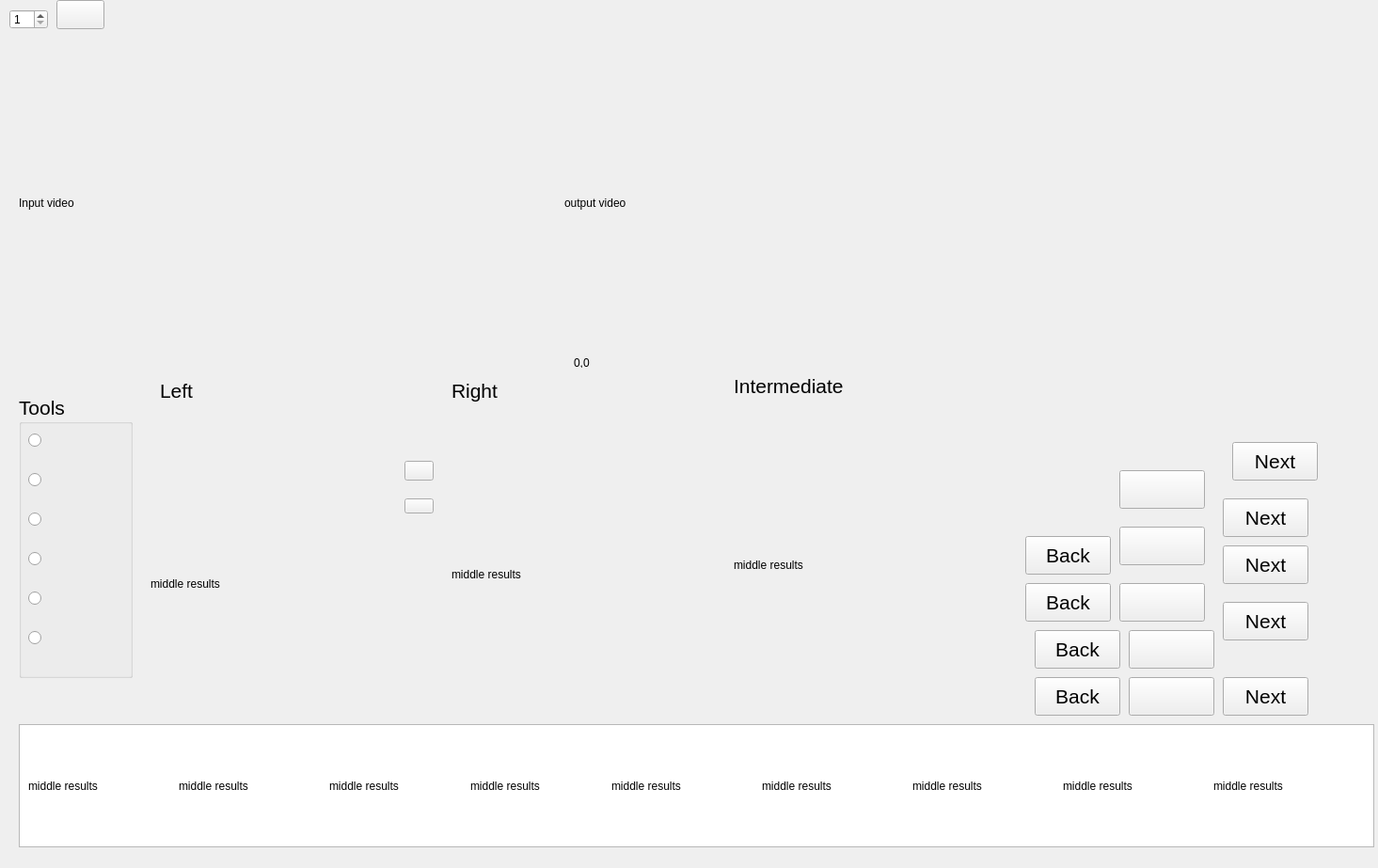
<?xml version="1.0" encoding="UTF-8"?>
<ui version="4.0">
 <class>StopMotionCom</class>
 <widget class="QWidget" name="StopMotionCom">
  <property name="geometry">
   <rect>
    <x>0</x>
    <y>0</y>
    <width>1465</width>
    <height>923</height>
   </rect>
  </property>
  <property name="windowTitle">
   <string>Form</string>
  </property>
  <widget class="ImageLabel" name="CLeftWin">
   <property name="geometry">
    <rect>
     <x>20</x>
     <y>50</y>
     <width>551</width>
     <height>331</height>
    </rect>
   </property>
   <property name="text">
    <string>Input video</string>
   </property>
  </widget>
  <widget class="ImageLabel" name="CRightWin">
   <property name="geometry">
    <rect>
     <x>600</x>
     <y>50</y>
     <width>551</width>
     <height>331</height>
    </rect>
   </property>
   <property name="cursor">
    <cursorShape>ArrowCursor</cursorShape>
   </property>
   <property name="text">
    <string>output video</string>
   </property>
  </widget>
  <widget class="QLabel" name="CcoorMouse">
   <property name="geometry">
    <rect>
     <x>610</x>
     <y>380</y>
     <width>231</width>
     <height>11</height>
    </rect>
   </property>
   <property name="text">
    <string>0,0</string>
   </property>
  </widget>
  <widget class="ImageLabel" name="CmiddleResults">
   <property name="geometry">
    <rect>
     <x>160</x>
     <y>480</y>
     <width>261</width>
     <height>281</height>
    </rect>
   </property>
   <property name="cursor">
    <cursorShape>CrossCursor</cursorShape>
   </property>
   <property name="text">
    <string>middle results</string>
   </property>
  </widget>
  <widget class="ImageLabel" name="CmiddleResultsB">
   <property name="geometry">
    <rect>
     <x>480</x>
     <y>470</y>
     <width>261</width>
     <height>281</height>
    </rect>
   </property>
   <property name="cursor">
    <cursorShape>CrossCursor</cursorShape>
   </property>
   <property name="text">
    <string>middle results</string>
   </property>
  </widget>
  <widget class="QSpinBox" name="CpairIndex">
   <property name="geometry">
    <rect>
     <x>10</x>
     <y>10</y>
     <width>41</width>
     <height>21</height>
    </rect>
   </property>
   <property name="minimum">
    <number>1</number>
   </property>
  </widget>
  <widget class="QGroupBox" name="groupBox_3">
   <property name="geometry">
    <rect>
     <x>20</x>
     <y>420</y>
     <width>121</width>
     <height>301</height>
    </rect>
   </property>
   <property name="font">
    <font>
     <pointsize>16</pointsize>
    </font>
   </property>
   <property name="title">
    <string>Tools</string>
   </property>
   <widget class="QWidget" name="layoutWidget">
    <property name="geometry">
     <rect>
      <x>10</x>
      <y>20</y>
      <width>193</width>
      <height>271</height>
     </rect>
    </property>
    <layout class="QVBoxLayout" name="verticalLayout">
     <item>
      <widget class="QRadioButton" name="CselectROI">
       <property name="toolTip">
        <string>&lt;html&gt;&lt;head/&gt;&lt;body&gt;&lt;p&gt;ROI selection&lt;/p&gt;&lt;/body&gt;&lt;/html&gt;</string>
       </property>
       <property name="text">
        <string/>
       </property>
       <property name="icon">
        <iconset>
         <normaloff>Resources/ROI.jpg</normaloff>Resources/ROI.jpg</iconset>
       </property>
       <property name="iconSize">
        <size>
         <width>160</width>
         <height>20</height>
        </size>
       </property>
      </widget>
     </item>
     <item>
      <widget class="QRadioButton" name="CgloPick">
       <property name="toolTip">
        <string>&lt;html&gt;&lt;head/&gt;&lt;body&gt;&lt;p&gt;Add Global Pts&lt;/p&gt;&lt;/body&gt;&lt;/html&gt;</string>
       </property>
       <property name="text">
        <string/>
       </property>
       <property name="icon">
        <iconset>
         <normaloff>Resources/gloClick.png</normaloff>Resources/gloClick.png</iconset>
       </property>
      </widget>
     </item>
     <item>
      <widget class="QRadioButton" name="CselectBackG">
       <property name="toolTip">
        <string>&lt;html&gt;&lt;head/&gt;&lt;body&gt;&lt;p&gt;Draw Masks&lt;/p&gt;&lt;/body&gt;&lt;/html&gt;</string>
       </property>
       <property name="text">
        <string/>
       </property>
       <property name="icon">
        <iconset>
         <normaloff>Resources/brush2.png</normaloff>Resources/brush2.png</iconset>
       </property>
       <property name="iconSize">
        <size>
         <width>133</width>
         <height>20</height>
        </size>
       </property>
      </widget>
     </item>
     <item>
      <widget class="QRadioButton" name="CaddMatching">
       <property name="toolTip">
        <string>&lt;html&gt;&lt;head/&gt;&lt;body&gt;&lt;p&gt;Add Lines&lt;/p&gt;&lt;/body&gt;&lt;/html&gt;</string>
       </property>
       <property name="text">
        <string/>
       </property>
       <property name="icon">
        <iconset>
         <normaloff>Resources/plusMat.png</normaloff>Resources/plusMat.png</iconset>
       </property>
       <property name="iconSize">
        <size>
         <width>79</width>
         <height>20</height>
        </size>
       </property>
      </widget>
     </item>
     <item>
      <widget class="QRadioButton" name="CBackGroundBrush">
       <property name="toolTip">
        <string>&lt;html&gt;&lt;head/&gt;&lt;body&gt;&lt;p&gt;Draw Masks&lt;/p&gt;&lt;/body&gt;&lt;/html&gt;</string>
       </property>
       <property name="text">
        <string/>
       </property>
       <property name="icon">
        <iconset>
         <normaloff>Resources/brush2.png</normaloff>Resources/brush2.png</iconset>
       </property>
       <property name="iconSize">
        <size>
         <width>133</width>
         <height>20</height>
        </size>
       </property>
      </widget>
     </item>
     <item>
      <widget class="QRadioButton" name="CImgTranslation">
       <property name="toolTip">
        <string>&lt;html&gt;&lt;head/&gt;&lt;body&gt;&lt;p&gt;Translation&lt;/p&gt;&lt;/body&gt;&lt;/html&gt;</string>
       </property>
       <property name="text">
        <string/>
       </property>
       <property name="icon">
        <iconset>
         <normaloff>Resources/translation.png</normaloff>Resources/translation.png</iconset>
       </property>
       <property name="iconSize">
        <size>
         <width>79</width>
         <height>20</height>
        </size>
       </property>
      </widget>
     </item>
    </layout>
   </widget>
  </widget>
  <widget class="ImageLabel" name="CmiddleResultsC">
   <property name="geometry">
    <rect>
     <x>780</x>
     <y>460</y>
     <width>261</width>
     <height>281</height>
    </rect>
   </property>
   <property name="text">
    <string>middle results</string>
   </property>
  </widget>
  <widget class="QPushButton" name="CStrokeUndo">
   <property name="geometry">
    <rect>
     <x>1200</x>
     <y>670</y>
     <width>91</width>
     <height>41</height>
    </rect>
   </property>
   <property name="toolTip">
    <string>&lt;html&gt;&lt;head/&gt;&lt;body&gt;&lt;p&gt;Undo Masks&lt;/p&gt;&lt;/body&gt;&lt;/html&gt;</string>
   </property>
   <property name="text">
    <string/>
   </property>
   <property name="icon">
    <iconset>
     <normaloff>Resources/undo16.png</normaloff>Resources/undo16.png</iconset>
   </property>
   <property name="iconSize">
    <size>
     <width>100</width>
     <height>54</height>
    </size>
   </property>
  </widget>
  <widget class="QListWidget" name="ClistWidget">
   <property name="geometry">
    <rect>
     <x>20</x>
     <y>770</y>
     <width>1441</width>
     <height>131</height>
    </rect>
   </property>
  </widget>
  <widget class="QLabel" name="CMatchingSizeL">
   <property name="geometry">
    <rect>
     <x>670</x>
     <y>390</y>
     <width>181</width>
     <height>21</height>
    </rect>
   </property>
   <property name="font">
    <font>
     <pointsize>10</pointsize>
    </font>
   </property>
   <property name="text">
    <string/>
   </property>
  </widget>
  <widget class="QLabel" name="CMatchingSizeR">
   <property name="geometry">
    <rect>
     <x>990</x>
     <y>390</y>
     <width>151</width>
     <height>21</height>
    </rect>
   </property>
   <property name="font">
    <font>
     <pointsize>10</pointsize>
    </font>
   </property>
   <property name="text">
    <string/>
   </property>
  </widget>
  <widget class="QPushButton" name="CLArrow">
   <property name="geometry">
    <rect>
     <x>430</x>
     <y>490</y>
     <width>31</width>
     <height>21</height>
    </rect>
   </property>
   <property name="text">
    <string/>
   </property>
   <property name="icon">
    <iconset>
     <normaloff>Resources/RArrow.png</normaloff>Resources/RArrow.png</iconset>
   </property>
   <property name="iconSize">
    <size>
     <width>50</width>
     <height>16</height>
    </size>
   </property>
  </widget>
  <widget class="QPushButton" name="CRArrow">
   <property name="geometry">
    <rect>
     <x>430</x>
     <y>530</y>
     <width>31</width>
     <height>16</height>
    </rect>
   </property>
   <property name="text">
    <string/>
   </property>
   <property name="icon">
    <iconset>
     <normaloff>Resources/LArrow.jpg</normaloff>Resources/LArrow.jpg</iconset>
   </property>
   <property name="iconSize">
    <size>
     <width>50</width>
     <height>16</height>
    </size>
   </property>
  </widget>
  <widget class="QPushButton" name="CCombineOperation">
   <property name="geometry">
    <rect>
     <x>60</x>
     <y>0</y>
     <width>51</width>
     <height>31</height>
    </rect>
   </property>
   <property name="toolTip">
    <string>&lt;html&gt;&lt;head/&gt;&lt;body&gt;&lt;p&gt;Show Images&lt;/p&gt;&lt;/body&gt;&lt;/html&gt;</string>
   </property>
   <property name="text">
    <string/>
   </property>
   <property name="icon">
    <iconset>
     <normaloff>Resources/visible.png</normaloff>Resources/visible.png</iconset>
   </property>
   <property name="iconSize">
    <size>
     <width>100</width>
     <height>50</height>
    </size>
   </property>
  </widget>
  <widget class="QPushButton" name="CimageNextOperationGlob">
   <property name="geometry">
    <rect>
     <x>1300</x>
     <y>720</y>
     <width>91</width>
     <height>41</height>
    </rect>
   </property>
   <property name="font">
    <font>
     <pointsize>16</pointsize>
    </font>
   </property>
   <property name="toolTip">
    <string>&lt;html&gt;&lt;head/&gt;&lt;body&gt;&lt;p&gt;4GlobalMatching&lt;/p&gt;&lt;/body&gt;&lt;/html&gt;</string>
   </property>
   <property name="text">
    <string>Next</string>
   </property>
  </widget>
  <widget class="QPushButton" name="CRectSelectUndo">
   <property name="geometry">
    <rect>
     <x>1200</x>
     <y>720</y>
     <width>91</width>
     <height>41</height>
    </rect>
   </property>
   <property name="toolTip">
    <string>&lt;html&gt;&lt;head/&gt;&lt;body&gt;&lt;p&gt;Undo Rect Select&lt;/p&gt;&lt;/body&gt;&lt;/html&gt;</string>
   </property>
   <property name="text">
    <string/>
   </property>
   <property name="icon">
    <iconset>
     <normaloff>Resources/undo16.png</normaloff>Resources/undo16.png</iconset>
   </property>
   <property name="iconSize">
    <size>
     <width>100</width>
     <height>54</height>
    </size>
   </property>
  </widget>
  <widget class="QLabel" name="CsubWinLeft">
   <property name="geometry">
    <rect>
     <x>170</x>
     <y>400</y>
     <width>51</width>
     <height>31</height>
    </rect>
   </property>
   <property name="font">
    <font>
     <pointsize>16</pointsize>
    </font>
   </property>
   <property name="text">
    <string>Left</string>
   </property>
  </widget>
  <widget class="QLabel" name="CsubWinRight">
   <property name="geometry">
    <rect>
     <x>480</x>
     <y>400</y>
     <width>61</width>
     <height>31</height>
    </rect>
   </property>
   <property name="font">
    <font>
     <pointsize>16</pointsize>
    </font>
   </property>
   <property name="text">
    <string>Right</string>
   </property>
  </widget>
  <widget class="QLabel" name="CsubWinMiddle">
   <property name="geometry">
    <rect>
     <x>780</x>
     <y>390</y>
     <width>141</width>
     <height>41</height>
    </rect>
   </property>
   <property name="font">
    <font>
     <pointsize>16</pointsize>
    </font>
   </property>
   <property name="text">
    <string>Intermediate</string>
   </property>
  </widget>
  <widget class="QPushButton" name="CGlobalPtsUndo">
   <property name="geometry">
    <rect>
     <x>1190</x>
     <y>620</y>
     <width>91</width>
     <height>41</height>
    </rect>
   </property>
   <property name="toolTip">
    <string>&lt;html&gt;&lt;head/&gt;&lt;body&gt;&lt;p&gt;Undo Global points&lt;/p&gt;&lt;/body&gt;&lt;/html&gt;</string>
   </property>
   <property name="text">
    <string/>
   </property>
   <property name="icon">
    <iconset>
     <normaloff>Resources/undo16.png</normaloff>Resources/undo16.png</iconset>
   </property>
   <property name="iconSize">
    <size>
     <width>100</width>
     <height>54</height>
    </size>
   </property>
  </widget>
  <widget class="QPushButton" name="CLocalPairUndo">
   <property name="geometry">
    <rect>
     <x>1190</x>
     <y>560</y>
     <width>91</width>
     <height>41</height>
    </rect>
   </property>
   <property name="toolTip">
    <string>&lt;html&gt;&lt;head/&gt;&lt;body&gt;&lt;p&gt;Undo pair selection&lt;/p&gt;&lt;/body&gt;&lt;/html&gt;</string>
   </property>
   <property name="text">
    <string/>
   </property>
   <property name="icon">
    <iconset>
     <normaloff>Resources/undo16.png</normaloff>Resources/undo16.png</iconset>
   </property>
   <property name="iconSize">
    <size>
     <width>100</width>
     <height>54</height>
    </size>
   </property>
  </widget>
  <widget class="QPushButton" name="CBack2Handremoval">
   <property name="geometry">
    <rect>
     <x>1100</x>
     <y>670</y>
     <width>91</width>
     <height>41</height>
    </rect>
   </property>
   <property name="font">
    <font>
     <pointsize>16</pointsize>
    </font>
   </property>
   <property name="text">
    <string>Back</string>
   </property>
  </widget>
  <widget class="QPushButton" name="CBack2LocalMatching">
   <property name="geometry">
    <rect>
     <x>1090</x>
     <y>570</y>
     <width>91</width>
     <height>41</height>
    </rect>
   </property>
   <property name="font">
    <font>
     <pointsize>16</pointsize>
    </font>
   </property>
   <property name="text">
    <string>Back</string>
   </property>
  </widget>
  <widget class="QPushButton" name="CBack2Select">
   <property name="geometry">
    <rect>
     <x>1100</x>
     <y>720</y>
     <width>91</width>
     <height>41</height>
    </rect>
   </property>
   <property name="font">
    <font>
     <pointsize>16</pointsize>
    </font>
   </property>
   <property name="toolTip">
    <string>&lt;html&gt;&lt;head/&gt;&lt;body&gt;&lt;p&gt;Back2Select&lt;/p&gt;&lt;/body&gt;&lt;/html&gt;</string>
   </property>
   <property name="text">
    <string>Back</string>
   </property>
  </widget>
  <widget class="QPushButton" name="CBack2Global">
   <property name="geometry">
    <rect>
     <x>1090</x>
     <y>620</y>
     <width>91</width>
     <height>41</height>
    </rect>
   </property>
   <property name="font">
    <font>
     <pointsize>16</pointsize>
    </font>
   </property>
   <property name="text">
    <string>Back</string>
   </property>
  </widget>
  <widget class="QPushButton" name="CimageComROI">
   <property name="geometry">
    <rect>
     <x>1300</x>
     <y>640</y>
     <width>91</width>
     <height>41</height>
    </rect>
   </property>
   <property name="font">
    <font>
     <pointsize>16</pointsize>
    </font>
   </property>
   <property name="toolTip">
    <string>&lt;html&gt;&lt;head/&gt;&lt;body&gt;&lt;p&gt;4HandRemoval&lt;/p&gt;&lt;/body&gt;&lt;/html&gt;</string>
   </property>
   <property name="text">
    <string>Next</string>
   </property>
  </widget>
  <widget class="QPushButton" name="C4LocalMatching">
   <property name="geometry">
    <rect>
     <x>1300</x>
     <y>580</y>
     <width>91</width>
     <height>41</height>
    </rect>
   </property>
   <property name="font">
    <font>
     <pointsize>16</pointsize>
    </font>
   </property>
   <property name="toolTip">
    <string>&lt;html&gt;&lt;head/&gt;&lt;body&gt;&lt;p&gt;4LocalMatching&lt;/p&gt;&lt;/body&gt;&lt;/html&gt;</string>
   </property>
   <property name="text">
    <string>Next</string>
   </property>
  </widget>
  <widget class="QPushButton" name="C4BackgroundReplace">
   <property name="geometry">
    <rect>
     <x>1300</x>
     <y>530</y>
     <width>91</width>
     <height>41</height>
    </rect>
   </property>
   <property name="font">
    <font>
     <pointsize>16</pointsize>
    </font>
   </property>
   <property name="toolTip">
    <string>&lt;html&gt;&lt;head/&gt;&lt;body&gt;&lt;p&gt;4BackgroundReplace&lt;/p&gt;&lt;/body&gt;&lt;/html&gt;</string>
   </property>
   <property name="text">
    <string>Next</string>
   </property>
  </widget>
  <widget class="QPushButton" name="CBackGroundReplace">
   <property name="geometry">
    <rect>
     <x>1190</x>
     <y>500</y>
     <width>91</width>
     <height>41</height>
    </rect>
   </property>
   <property name="toolTip">
    <string>&lt;html&gt;&lt;head/&gt;&lt;body&gt;&lt;p&gt;Undo backgReplace selection&lt;/p&gt;&lt;/body&gt;&lt;/html&gt;</string>
   </property>
   <property name="text">
    <string/>
   </property>
   <property name="icon">
    <iconset>
     <normaloff>Resources/undo16.png</normaloff>Resources/undo16.png</iconset>
   </property>
   <property name="iconSize">
    <size>
     <width>100</width>
     <height>54</height>
    </size>
   </property>
  </widget>
  <widget class="QPushButton" name="CNextKeyFrame">
   <property name="geometry">
    <rect>
     <x>1310</x>
     <y>470</y>
     <width>91</width>
     <height>41</height>
    </rect>
   </property>
   <property name="font">
    <font>
     <pointsize>16</pointsize>
    </font>
   </property>
   <property name="toolTip">
    <string>&lt;html&gt;&lt;head/&gt;&lt;body&gt;&lt;p&gt;4BackgroundReplace&lt;/p&gt;&lt;/body&gt;&lt;/html&gt;</string>
   </property>
   <property name="text">
    <string>Next</string>
   </property>
  </widget>
  <widget class="ImageLabel" name="CImgSeqs1">
   <property name="geometry">
    <rect>
     <x>30</x>
     <y>780</y>
     <width>151</width>
     <height>111</height>
    </rect>
   </property>
   <property name="cursor">
    <cursorShape>CrossCursor</cursorShape>
   </property>
   <property name="text">
    <string>middle results</string>
   </property>
  </widget>
  <widget class="ImageLabel" name="CImgSeqs2">
   <property name="geometry">
    <rect>
     <x>190</x>
     <y>780</y>
     <width>151</width>
     <height>111</height>
    </rect>
   </property>
   <property name="cursor">
    <cursorShape>CrossCursor</cursorShape>
   </property>
   <property name="text">
    <string>middle results</string>
   </property>
  </widget>
  <widget class="ImageLabel" name="CImgSeqs3">
   <property name="geometry">
    <rect>
     <x>350</x>
     <y>780</y>
     <width>151</width>
     <height>111</height>
    </rect>
   </property>
   <property name="cursor">
    <cursorShape>CrossCursor</cursorShape>
   </property>
   <property name="text">
    <string>middle results</string>
   </property>
  </widget>
  <widget class="ImageLabel" name="CImgSeqs4">
   <property name="geometry">
    <rect>
     <x>500</x>
     <y>780</y>
     <width>151</width>
     <height>111</height>
    </rect>
   </property>
   <property name="cursor">
    <cursorShape>CrossCursor</cursorShape>
   </property>
   <property name="text">
    <string>middle results</string>
   </property>
  </widget>
  <widget class="ImageLabel" name="CImgSeqs5">
   <property name="geometry">
    <rect>
     <x>650</x>
     <y>780</y>
     <width>151</width>
     <height>111</height>
    </rect>
   </property>
   <property name="cursor">
    <cursorShape>CrossCursor</cursorShape>
   </property>
   <property name="text">
    <string>middle results</string>
   </property>
  </widget>
  <widget class="ImageLabel" name="CImgSeqs6">
   <property name="geometry">
    <rect>
     <x>810</x>
     <y>780</y>
     <width>151</width>
     <height>111</height>
    </rect>
   </property>
   <property name="cursor">
    <cursorShape>CrossCursor</cursorShape>
   </property>
   <property name="text">
    <string>middle results</string>
   </property>
  </widget>
  <widget class="ImageLabel" name="CImgSeqs7">
   <property name="geometry">
    <rect>
     <x>970</x>
     <y>780</y>
     <width>151</width>
     <height>111</height>
    </rect>
   </property>
   <property name="cursor">
    <cursorShape>CrossCursor</cursorShape>
   </property>
   <property name="text">
    <string>middle results</string>
   </property>
  </widget>
  <widget class="ImageLabel" name="CImgSeqs8">
   <property name="geometry">
    <rect>
     <x>1130</x>
     <y>780</y>
     <width>151</width>
     <height>111</height>
    </rect>
   </property>
   <property name="cursor">
    <cursorShape>CrossCursor</cursorShape>
   </property>
   <property name="text">
    <string>middle results</string>
   </property>
  </widget>
  <widget class="ImageLabel" name="CImgSeqs9">
   <property name="geometry">
    <rect>
     <x>1290</x>
     <y>780</y>
     <width>151</width>
     <height>111</height>
    </rect>
   </property>
   <property name="cursor">
    <cursorShape>CrossCursor</cursorShape>
   </property>
   <property name="text">
    <string>middle results</string>
   </property>
  </widget>
 </widget>
 <customwidgets>
  <customwidget>
   <class>ImageLabel</class>
   <extends>QLabel</extends>
   <header location="global">ImageShowWidget.h</header>
  </customwidget>
 </customwidgets>
 <resources/>
 <connections/>
</ui>
